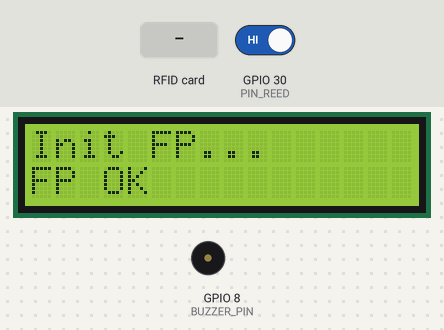
This sketch was run on a simulated ESP32. On the bench: 16×2 character LCD, buzzer (waves = sounding). The inputs (shaded band) are chosen by the test bench; at power-on: GPIO 30 (PIN_REED) HIGH. What the sketch prints to the serial monitor is not drawn.

Above: at 1.2 s.
At 3.1 s:
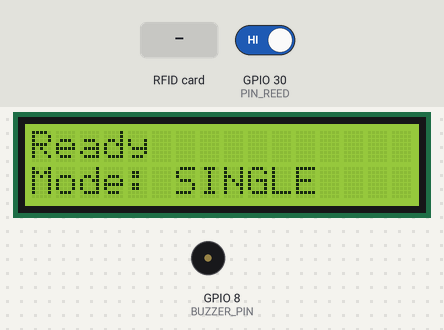
3.2 s: RFID card DE AD BE EF held to the reader
At 3.6 s:
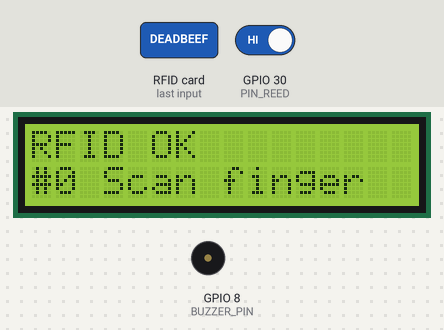
6.2 s: RFID card 5E 7A 19 C4 held to the reader
At 7.6 s:
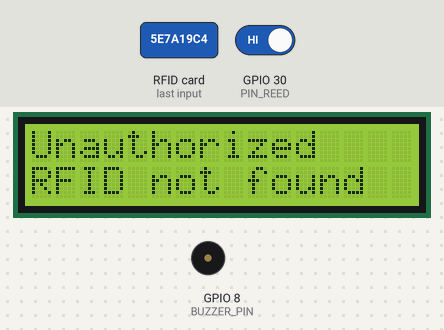
Timing chart, 0 to 9.2 s (numbered marks = the images above; inputs shaded):
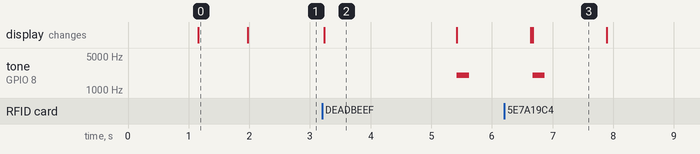

The sketch:

SmartVoting_Arduino.ino
```cpp
/*
  SmartVoting — Arduino Board (MEGA2560 recommended)
  --------------------------------------------------
  Role: Vote booth controller (all peripherals) + TX-only uplink to ESP32.

  Peripherals (typical):
   - MFRC522 (SPI) RFID
   - Fingerprint Sensor (AS608/R305) on Serial2
   - LCD 16x2 I2C (addr 0x27)
   - 8 candidate buttons (INPUT_PULLUP)
   - Reed switch (tamper), IR-gates (ballot drop), HX711(loadcell) optional
   - Optional: Buzzer, WS2812
   - Serial1 (TX only) to ESP32 RX2 (through optocoupler if data-diode)

  Compile:
   - Board: Arduino Mega or Uno (works with pin changes & SoftwareSerial for FP)
   - Libraries: MFRC522, Adafruit Fingerprint Sensor, LiquidCrystal_I2C, HX711 (optional)

  Security:
   - No commands are read from Serial1; TX-only wire recommended.
*/
#include <Arduino.h>
#include <SPI.h>
#include <MFRC522.h>
#include <Wire.h>
#include <LiquidCrystal_I2C.h>
#include <Adafruit_Fingerprint.h>
#include "Protocol.h"
// Optional (uncomment if used)
// #include "HX711.h"

using namespace SVM;

// ---------------- PIN MAP ----------------
#if defined(ARDUINO_AVR_MEGA2560)
// MEGA2560
#define PIN_RC522_SS   53
#define PIN_RC522_RST  49
#define SER_FP         Serial2   // Fingerprint
#define SER_UPLINK     Serial1   // TX-only uplink to ESP32
#else
// UNO fallback (adjust as needed; FP via SoftwareSerial etc.)
#include <SoftwareSerial.h>
SoftwareSerial FingerSS(10,11); // RX,TX
#define SER_FP FingerSS
#define SER_UPLINK Serial
#define PIN_RC522_SS   10
#define PIN_RC522_RST  9
#endif

// Buttons & sensors
const uint8_t BTN[8] = {22,23,24,25,26,27,28,29}; // MEGA digital pins
const uint8_t PIN_REED = 30;   // tamper
const uint8_t PIN_IR_L = 31;   // IR gate left
const uint8_t PIN_IR_R = 32;   // IR gate right
const int BUZZER_PIN = 8;      // optional

// LCD
LiquidCrystal_I2C lcd(0x27,16,2);

// RFID
MFRC522 rfid(PIN_RC522_SS, PIN_RC522_RST);

// Fingerprint
Adafruit_Fingerprint finger(&SER_FP);

// Uplink
FrameWriter uplink(SER_UPLINK);

// Voting mode
bool MULTI_MODE = false;  // false = pick 1, true = pick up to MAX_SELECT
const uint8_t MAX_SELECT = 5;

uint32_t tally[8] = {0};
uint32_t lastHeartbeat = 0;
uint8_t fwMajor=1, fwMinor=0;

// Debounce
uint32_t lastPressMs[8] = {0};
const uint16_t DB_MS = 60;

// Voter DB (example)
struct Voter { uint8_t uid[4]; uint16_t fpId; bool hasVoted; };
Voter voters[] = {
  {{0xDE,0xAD,0xBE,0xEF}, 1, false},
  {{0xA1,0xB2,0xC3,0xD4}, 2, false}
};
const int NUM_VOTERS = sizeof(voters)/sizeof(voters[0]);

int findVoter(byte* uid, byte len){
  for(int i=0;i<NUM_VOTERS;i++){
    bool ok=true;
    for(byte j=0;j<4 && j<len;j++){
      if(voters[i].uid[j]!=uid[j]){ ok=false; break; }
    }
    if(ok) return i;
  }
  return -1;
}

void beep(uint16_t ms=60){ if(BUZZER_PIN>=0){ tone(BUZZER_PIN, 2000, ms); } }

void lcdMsg(const String& a, const String& b=""){
  lcd.clear();
  lcd.setCursor(0,0); lcd.print(a.substring(0,16));
  lcd.setCursor(0,1); lcd.print(b.substring(0,16));
}

// Pack & send frames
void sendHeartbeat(){
  uint8_t p[1+1+1+1+4]; // uptime32 | mode8 | maxSel8 | fwMajor | fwMinor
  be_write32(p, millis());
  p[4] = MULTI_MODE ? 1:0;
  p[5] = MAX_SELECT;
  p[6] = fwMajor;
  p[7] = fwMinor;
  uplink.writeFrame(HEARTBEAT, p, 8);
}

void sendTally(){
  uint8_t p[32];
  for(int i=0;i<8;i++) be_write32(p+4*i, tally[i]);
  uplink.writeFrame(TALLY_SNAP, p, 32);
}

void sendVoteCast(uint16_t voterId, uint8_t candMask){
  uint8_t p[2+1+1+4];
  be_write16(p, voterId);
  p[2] = MULTI_MODE ? 1:0;
  p[3] = candMask;
  be_write32(p+4, millis());
  uplink.writeFrame(VOTE_CAST, p, sizeof(p));
}

void sendTamper(uint8_t code, uint16_t val){
  uint8_t p[1+2+4];
  p[0]=code; be_write16(p+1, val); be_write32(p+3, millis());
  uplink.writeFrame(TAMPER_EVT, p, sizeof(p));
}

// Voting helpers
uint8_t waitSinglePick(){
  while(true){
    for(int i=0;i<8;i++){
      if(digitalRead(BTN[i])==LOW){
        uint32_t now=millis();
        if(now-lastPressMs[i]>DB_MS){
          lastPressMs[i]=now;
          while(digitalRead(BTN[i])==LOW) delay(5);
          beep();
          return (uint8_t)i;
        }
      }
    }
    delay(2);
  }
}

uint8_t waitMultiPick(){
  bool sel[8]={0}; uint8_t cnt=0, mask=0;
  lcdMsg("Pick up to "+String(MAX_SELECT),"Sel: 0/"+String(MAX_SELECT));
  while(cnt<MAX_SELECT){
    for(int i=0;i<8;i++){
      if(digitalRead(BTN[i])==LOW && !sel[i]){
        uint32_t now=millis();
        if(now-lastPressMs[i]>DB_MS){
          lastPressMs[i]=now;
          while(digitalRead(BTN[i])==LOW) delay(5);
          sel[i]=true; cnt++; mask |= (1<<i);
          tally[i]++; beep();
          lcdMsg("Picked #"+String(i+1),"Sel: "+String(cnt)+"/"+String(MAX_SELECT));
          if(cnt>=MAX_SELECT) break;
        }
      }
    }
    delay(2);
  }
  return mask;
}

// Setup
void setup(){
  // Serials
#if defined(ARDUINO_AVR_MEGA2560)
  Serial.begin(115200);
  SER_UPLINK.begin(115200); // TX-only
  SER_FP.begin(57600);
#else
  Serial.begin(9600);
  SER_UPLINK.begin(115200);
  SER_FP.begin(57600);
#endif

  // LCD
  lcd.init(); lcd.backlight(); lcdMsg("SmartVoting","Booting...");
  // Buttons
  for(int i=0;i<8;i++){ pinMode(BTN[i], INPUT_PULLUP); }
  pinMode(PIN_REED, INPUT_PULLUP);
  pinMode(PIN_IR_L, INPUT_PULLUP);
  pinMode(PIN_IR_R, INPUT_PULLUP);
  if(BUZZER_PIN>=0) pinMode(BUZZER_PIN, OUTPUT);

  // RFID
  SPI.begin();
  rfid.PCD_Init();

  // Fingerprint
  finger.begin(57600);
  lcdMsg("Init FP...", finger.verifyPassword()?"FP OK":"FP FAIL");

  delay(800);
  lcdMsg("Ready", MULTI_MODE? "Mode: MULTI":"Mode: SINGLE");
}

// Loop FSM
void loop(){
  // Heartbeat every second
  if(millis()-lastHeartbeat>1000){
    lastHeartbeat=millis();
    sendHeartbeat();
  }

  // Tamper monitoring
  static bool prevReed = !digitalRead(PIN_REED);
  bool nowReed = !digitalRead(PIN_REED); // closed? (depends on reed wiring)
  if(nowReed!=prevReed){
    prevReed=nowReed;
    sendTamper( (nowReed?1:2), 0 ); // 1=closed,2=open
  }

  // Wait RFID
  if(!rfid.PICC_IsNewCardPresent() || !rfid.PICC_ReadCardSerial()){
    delay(5); return;
  }
  byte* uid = rfid.uid.uidByte;
  int vidx = findVoter(uid, rfid.uid.size);
  if(vidx<0){
    lcdMsg("Unauthorized","RFID not found");
    beep(200); delay(1200);
    rfid.PICC_HaltA(); rfid.PCD_StopCrypto1();
    lcdMsg("Ready", MULTI_MODE? "Mode: MULTI":"Mode: SINGLE");
    return;
  }
  if(voters[vidx].hasVoted){
    lcdMsg("Denied","Already voted");
    beep(200); delay(1200);
    rfid.PICC_HaltA(); rfid.PCD_StopCrypto1();
    lcdMsg("Ready", MULTI_MODE? "Mode: MULTI":"Mode: SINGLE");
    return;
  }

  // Ask fingerprint
  lcdMsg("RFID OK","#"+String(vidx)+" Scan finger");
  rfid.PICC_HaltA(); rfid.PCD_StopCrypto1();

  bool ok=false;
  for(int tries=0;tries<6;tries++){
    if(finger.getImage()==FINGERPRINT_OK){
      if(finger.image2Tz()==FINGERPRINT_OK){
        if(finger.fingerSearch()==FINGERPRINT_OK){
          if(finger.fingerID==voters[vidx].fpId){ ok=true; break; }
        }
      }
    }
    delay(300);
  }
  if(!ok){
    lcdMsg("FP mismatch","Try again");
    beep(200); delay(1200);
    lcdMsg("Ready", MULTI_MODE? "Mode: MULTI":"Mode: SINGLE");
    return;
  }
  beep(120);
  lcdMsg("Auth OK", MULTI_MODE? "Pick up to 5":"Pick ONE");

  // Vote
  uint8_t candMask=0;
  if(MULTI_MODE){
    candMask = waitMultiPick();
  }else{
    uint8_t idx = waitSinglePick();
    tally[idx]++; candMask = (1<<idx);
  }

  // Mark voted
  voters[vidx].hasVoted = true;

  // Send vote cast + tally snapshot
  sendVoteCast(voters[vidx].fpId, candMask);
  sendTally();

  // UI done
  lcdMsg("Vote recorded!","Thank you");
  delay(1000);
  lcdMsg("Ready", MULTI_MODE? "Mode: MULTI":"Mode: SINGLE");
}
```

Protocol.h
```cpp
/*
  Protocol.h — Smart Voting Machine (Two-Board) Protocol
  ------------------------------------------------------
  Framed, TX-only (Arduino -> ESP32). Robust against noise with CRC16-CCITT.
  Frame:
    [STX=0x02][VER][TYPE][LEN][PAYLOAD...][CRC_H][CRC_L][ETX=0x03]
  CRC covers [VER..PAYLOAD] (i.e., from VER byte for LEN+2+payload bytes).

  Types:
    0x10 HEARTBEAT   payload: uptime32(ms) | mode8 | maxSel8 | fwMajor8 | fwMinor8
    0x11 TALLY_SNAP  payload: counts[8] (uint32 each, big-endian)
    0x12 VOTE_CAST   payload: voterId16 | mode8 | candMask8 | ts32
    0x13 TAMPER_EVT  payload: code8 | val16 | ts32
    0x14 BOX_DROP    payload: ok8 | dWeight16 | ts32
    0x1F ADMIN_LOG   payload: code8 | data16 | ts32

  Endian:
    - Multi-byte integers are Big-Endian within frames (network byte order).

  Notes:
    - TX-only ensures one-way data diode; ESP32 never sends commands.
*/
#pragma once
#include <Arduino.h>

namespace SVM {

static constexpr uint8_t STX=0x02, ETX=0x03, VER=0x01;

// CRC16-CCITT (poly 0x1021, init 0xFFFF)
inline uint16_t crc16_ccitt(const uint8_t* data, size_t len){
  uint16_t crc=0xFFFF;
  for(size_t i=0;i<len;i++){
    crc ^= (uint16_t)data[i] << 8;
    for(uint8_t b=0;b<8;b++){
      if(crc & 0x8000) crc = (crc<<1) ^ 0x1021;
      else crc <<= 1;
    }
  }
  return crc;
}

inline void be_write32(uint8_t* p, uint32_t v){
  p[0]=(v>>24)&0xFF; p[1]=(v>>16)&0xFF; p[2]=(v>>8)&0xFF; p[3]=v&0xFF;
}
inline void be_write16(uint8_t* p, uint16_t v){
  p[0]=(v>>8)&0xFF; p[1]=v&0xFF;
}

enum MsgType: uint8_t {
  HEARTBEAT = 0x10,
  TALLY_SNAP= 0x11,
  VOTE_CAST = 0x12,
  TAMPER_EVT= 0x13,
  BOX_DROP  = 0x14,
  ADMIN_LOG = 0x1F
};

struct FrameWriter {
  HardwareSerial& ser;
  FrameWriter(HardwareSerial& s): ser(s){}
  void writeFrame(MsgType t, const uint8_t* payload, uint8_t len){
    uint8_t hdr[3] = {VER, (uint8_t)t, len};
    uint16_t crc = crc16_ccitt(hdr, 3);
    crc = crc16_ccitt(payload, len) ^ ((crc<<0)|0); // combine
    // Note: a stricter approach: compute over concatenated [hdr|payload]
    // We'll do it explicitly:
    uint8_t buf[3+255]; // VER,TYPE,LEN + payload
    memcpy(buf, hdr, 3);
    if(len) memcpy(buf+3, payload, len);
    crc = crc16_ccitt(buf, 3+len);

    ser.write(STX);
    ser.write(hdr, 3);
    if(len) ser.write(payload, len);
    ser.write((crc>>8)&0xFF);
    ser.write(crc&0xFF);
    ser.write(ETX);
  }
};

} // namespace SVM
```

Measured:
- after the input at 3.2 s, tone on GPIO 8 (BUZZER_PIN): silent → 2000 Hz after 2.2 s, → silent 0.20 s later; the display: changes at once (image 2)
- after the input at 6.2 s, tone on GPIO 8 (BUZZER_PIN): silent → 2000 Hz after 0.47 s, → silent 0.20 s later; the display: first differs from a run without the input after 0.47 s (image 3)
- what the display in image 0 shows lasts 0.8 s, from 1.2 s to 2.0 s
- what the display in image 2 shows lasts 2.2 s, from 3.2 s to 5.4 s
- what the display in image 3 shows lasts 1.2 s, from 6.7 s to 7.9 s
